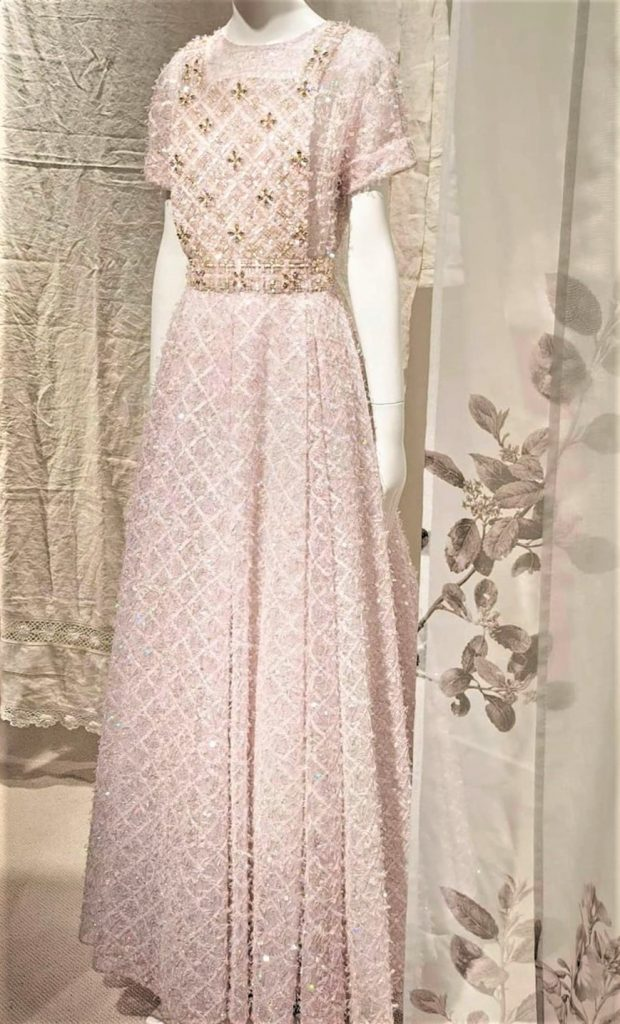
#> input picture data/latest/images/Chanel_haute_couture_2020_2bd152aad9e67d01.jpg, 620 x 1024 px, given in place of ., which was not available
$ python -i silhouettes.py   (imports and definitions only)
#> lines starting #> are read from the running program, lines starting #| are printed output that depends on the picture; pictures that were not available may be replaced by others from this repository, and a replacement may not be noted
import pandas as pd, cv2, numpy as np
from pathlib import Path

def _shape_heuristics(img):
    gray = cv2.cvtColor(img, cv2.COLOR_RGB2GRAY)
    edges = cv2.Canny(gray, 50, 150)
    h, w = gray.shape
    aspect = h / max(w,1)
    density = edges.mean()
    return aspect, density

def _classify(aspect, density):
    if aspect > 1.7 and density < 10: return "column"
    if aspect > 1.4 and density > 15: return "hourglass"
    if aspect < 1.1 and density > 12: return "boxy"
    if aspect > 1.8 and density > 18: return "tailored"
    if aspect < 1.0: return "oversized"
    return "A-line"

def run(paths, out_dir):
#> called with out_dir = 'out.png'
    rows=[]
    for p in paths:
        try:
            bgr=cv2.imread(p); img=cv2.cvtColor(bgr,cv2.COLOR_BGR2RGB)
#> in run, bgr is the input picture: shape (1024, 620, 3); mean B, G, R 165.3, 180.4, 199.9
            a,d=_shape_heuristics(img)
#> in _shape_heuristics, `gray = cv2.cvtColor(img, cv2.COLOR_RGB2GRAY)`:
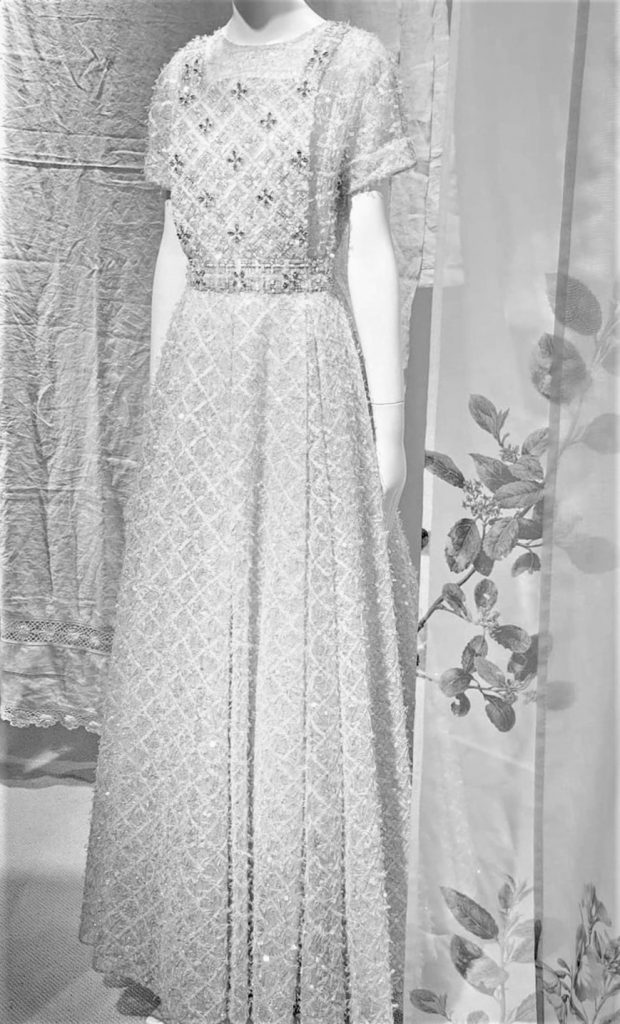
#> gray: shape (1024, 620); min 4, max 254, mean 184.5
#> in _shape_heuristics, `edges = cv2.Canny(gray, 50, 150)`:
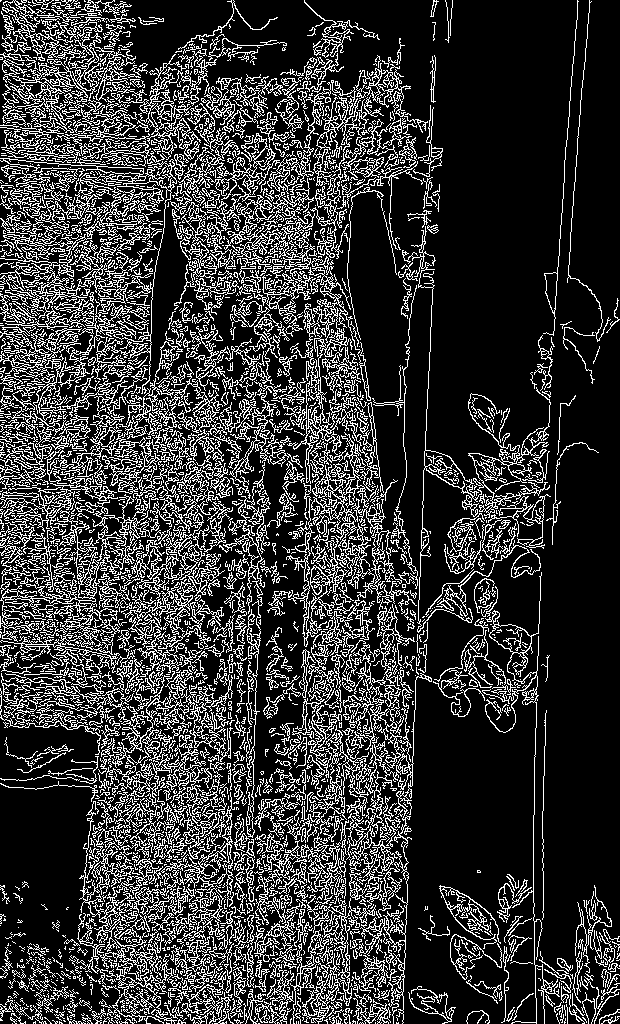
#> edges: shape (1024, 620); 21.3% white in thin lines or dots
#> in _shape_heuristics, `density = edges.mean()`: density = 54.38
#> a = 1.65; d = 54.38
            rows.append({"image_path":p,"primary_label":_classify(a,d),"aspect":a,"edge_density":d})
#> pass 3 of the loop in run, `for p in paths:`:
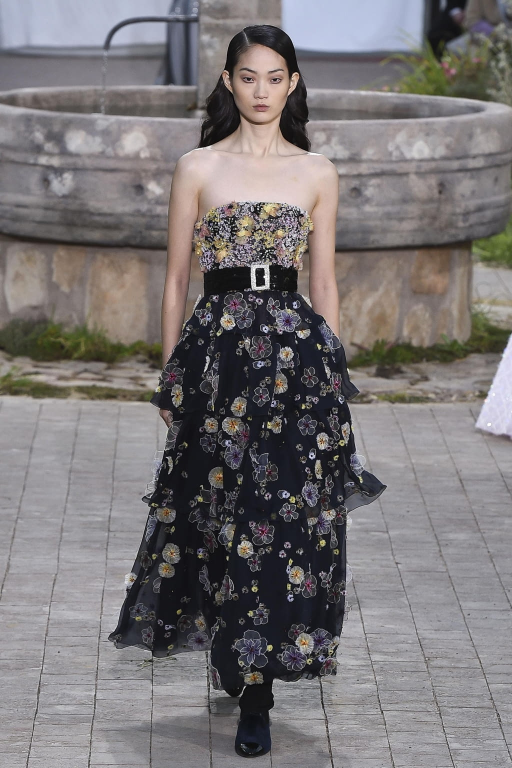
#> input picture data/latest/images/Chanel_haute_couture_2020_6df5a8c01c03d452.jpg, 1024 x 1536 px, given in place of , which was not available (shown at 1/2 size)
#> in run, bgr is the input picture: shape (1536, 1024, 3); mean B, G, R 118.7, 117.4, 121.6
#> img: shape (1536, 1024, 3)
#> in _shape_heuristics (call 3), `gray = cv2.cvtColor(img, cv2.COLOR_RGB2GRAY)`:
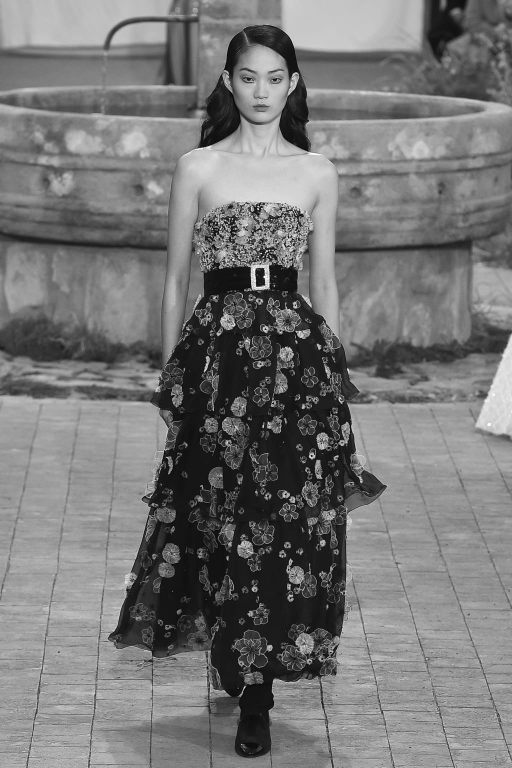
#> gray: shape (1536, 1024) (shown at 1/2 size); min 0, max 255, mean 118.8
#> in _shape_heuristics (call 3), `edges = cv2.Canny(gray, 50, 150)`:
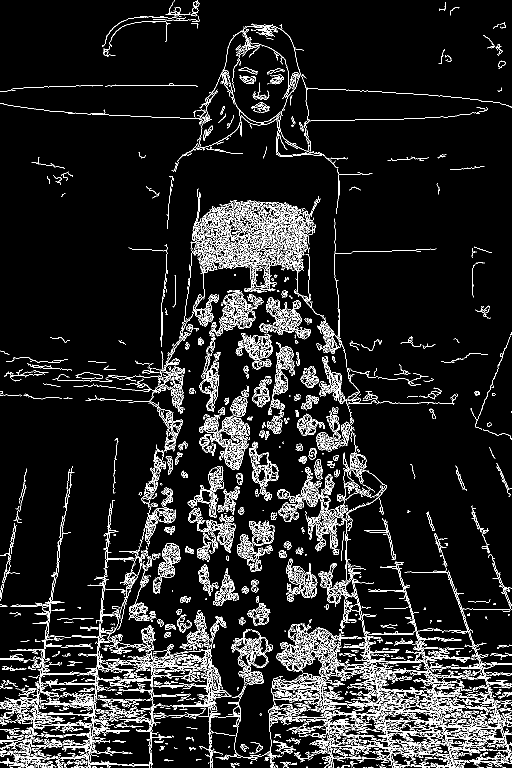
#> edges: shape (1536, 1024) (shown at 1/2 size); 8.6% white in thin lines or dots
#> density = 21.91
#> a = 1.5; d = 21.91
#> the loop made 68 passes; the first 3 are shown
        except Exception: continue
#> (the run stopped early here; a loop or call above may not have finished)
